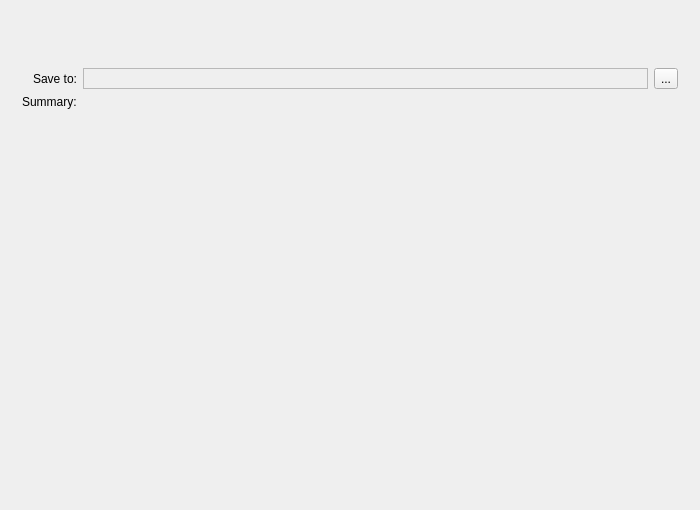
<?xml version="1.0" encoding="UTF-8"?>
<ui version="4.0">
 <class>PageBundleSaver</class>
 <widget class="QWizardPage" name="PageBundleSaver">
  <property name="geometry">
   <rect>
    <x>0</x>
    <y>0</y>
    <width>700</width>
    <height>510</height>
   </rect>
  </property>
  <property name="sizePolicy">
   <sizepolicy hsizetype="Minimum" vsizetype="Expanding">
    <horstretch>0</horstretch>
    <verstretch>0</verstretch>
   </sizepolicy>
  </property>
  <property name="windowTitle">
   <string></string>
  </property>
  <layout class="QVBoxLayout" name="verticalLayout">
   <item>
    <layout class="QFormLayout" name="formLayout">
     <property name="labelAlignment">
      <set>Qt::AlignRight|Qt::AlignTrailing|Qt::AlignVCenter</set>
     </property>
     <property name="formAlignment">
      <set>Qt::AlignLeading|Qt::AlignLeft|Qt::AlignTop</set>
     </property>
     <property name="leftMargin">
      <number>11</number>
     </property>
     <property name="topMargin">
      <number>11</number>
     </property>
     <property name="rightMargin">
      <number>11</number>
     </property>
     <property name="bottomMargin">
      <number>11</number>
     </property>
     <item row="1" column="0">
      <widget class="QLabel" name="label_2">
       <property name="text">
        <string>Save to:</string>
       </property>
      </widget>
     </item>
     <item row="1" column="1">
      <layout class="QHBoxLayout" name="horizontalLayout">
       <item>
        <widget class="QLabel" name="lblSaveLocation">
         <property name="sizePolicy">
          <sizepolicy hsizetype="MinimumExpanding" vsizetype="Minimum">
           <horstretch>0</horstretch>
           <verstretch>0</verstretch>
          </sizepolicy>
         </property>
         <property name="minimumSize">
          <size>
           <width>0</width>
           <height>20</height>
          </size>
         </property>
         <property name="maximumSize">
          <size>
           <width>16777215</width>
           <height>25</height>
          </size>
         </property>
         <property name="frameShape">
          <enum>QFrame::StyledPanel</enum>
         </property>
         <property name="frameShadow">
          <enum>QFrame::Sunken</enum>
         </property>
         <property name="text">
          <string/>
         </property>
         <property name="alignment">
          <set>Qt::AlignLeading|Qt::AlignLeft|Qt::AlignVCenter</set>
         </property>
         <property name="wordWrap">
          <bool>true</bool>
         </property>
         <property name="margin">
          <number>0</number>
         </property>
        </widget>
       </item>
       <item>
        <widget class="QToolButton" name="bnSelectSaveLocation">
         <property name="text">
          <string>...</string>
         </property>
        </widget>
       </item>
      </layout>
     </item>
     <item row="2" column="0">
      <widget class="QLabel" name="label">
       <property name="text">
        <string>Summary:</string>
       </property>
       <property name="alignment">
        <set>Qt::AlignLeading|Qt::AlignLeft|Qt::AlignTop</set>
       </property>
      </widget>
     </item>
     <item row="2" column="1">
      <widget class="QLabel" name="lblDetails">
       <property name="sizePolicy">
        <sizepolicy hsizetype="Expanding" vsizetype="Preferred">
         <horstretch>0</horstretch>
         <verstretch>0</verstretch>
        </sizepolicy>
       </property>
       <property name="text">
        <string/>
       </property>
       <property name="alignment">
        <set>Qt::AlignLeading|Qt::AlignLeft|Qt::AlignTop</set>
       </property>
       <property name="wordWrap">
        <bool>true</bool>
       </property>
      </widget>
     </item>
     <item row="0" column="1">
      <spacer name="verticalSpacer">
       <property name="orientation">
        <enum>Qt::Vertical</enum>
       </property>
       <property name="sizeType">
        <enum>QSizePolicy::Fixed</enum>
       </property>
       <property name="sizeHint" stdset="0">
        <size>
         <width>20</width>
         <height>40</height>
        </size>
       </property>
      </spacer>
     </item>
    </layout>
   </item>
  </layout>
 </widget>
 <resources/>
 <connections/>
</ui>
